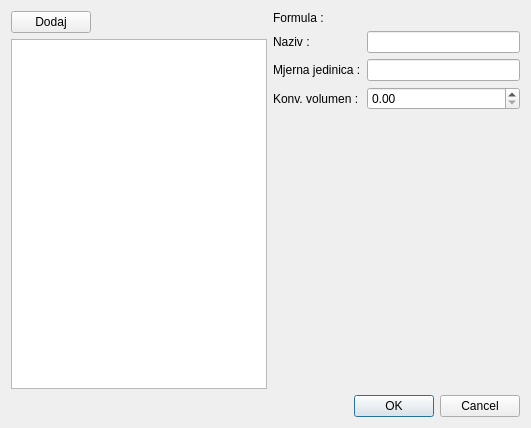
<?xml version="1.0" encoding="UTF-8"?>
<ui version="4.0">
 <class>Dialog</class>
 <widget class="QDialog" name="Dialog">
  <property name="geometry">
   <rect>
    <x>0</x>
    <y>0</y>
    <width>531</width>
    <height>428</height>
   </rect>
  </property>
  <property name="windowTitle">
   <string>Dialog</string>
  </property>
  <layout class="QVBoxLayout" name="verticalLayout">
   <item>
    <layout class="QHBoxLayout" name="horizontalLayout">
     <property name="margin">
      <number>0</number>
     </property>
     <item>
      <layout class="QVBoxLayout" name="verticalLayout_2">
       <property name="margin">
        <number>0</number>
       </property>
       <item>
        <layout class="QHBoxLayout" name="horizontalLayout_2">
         <property name="margin">
          <number>0</number>
         </property>
         <item>
          <widget class="QPushButton" name="pushButtonDodaj">
           <property name="text">
            <string>Dodaj</string>
           </property>
          </widget>
         </item>
         <item>
          <spacer name="horizontalSpacer">
           <property name="orientation">
            <enum>Qt::Horizontal</enum>
           </property>
           <property name="sizeHint" stdset="0">
            <size>
             <width>40</width>
             <height>20</height>
            </size>
           </property>
          </spacer>
         </item>
        </layout>
       </item>
       <item>
        <widget class="QListView" name="listViewKomponente">
         <property name="sizePolicy">
          <sizepolicy hsizetype="Preferred" vsizetype="Expanding">
           <horstretch>0</horstretch>
           <verstretch>0</verstretch>
          </sizepolicy>
         </property>
         <property name="minimumSize">
          <size>
           <width>200</width>
           <height>300</height>
          </size>
         </property>
        </widget>
       </item>
      </layout>
     </item>
     <item>
      <layout class="QGridLayout" name="gridLayout">
       <property name="margin">
        <number>0</number>
       </property>
       <item row="5" column="0">
        <spacer name="verticalSpacer">
         <property name="orientation">
          <enum>Qt::Vertical</enum>
         </property>
         <property name="sizeHint" stdset="0">
          <size>
           <width>20</width>
           <height>40</height>
          </size>
         </property>
        </spacer>
       </item>
       <item row="2" column="0">
        <widget class="QLabel" name="label_3">
         <property name="text">
          <string>Mjerna jedinica :</string>
         </property>
        </widget>
       </item>
       <item row="1" column="1">
        <widget class="QLineEdit" name="lineEditNaziv"/>
       </item>
       <item row="0" column="1">
        <widget class="QLabel" name="labelFormula">
         <property name="text">
          <string/>
         </property>
        </widget>
       </item>
       <item row="1" column="0">
        <widget class="QLabel" name="label_2">
         <property name="text">
          <string>Naziv :</string>
         </property>
        </widget>
       </item>
       <item row="0" column="0">
        <widget class="QLabel" name="label">
         <property name="text">
          <string>Formula :</string>
         </property>
        </widget>
       </item>
       <item row="2" column="1">
        <widget class="QLineEdit" name="lineEditJedinica"/>
       </item>
       <item row="3" column="0">
        <widget class="QLabel" name="label_4">
         <property name="text">
          <string>Konv. volumen :</string>
         </property>
        </widget>
       </item>
       <item row="3" column="1">
        <widget class="QDoubleSpinBox" name="doubleSpinBoxKv">
         <property name="maximum">
          <double>1000000.000000000000000</double>
         </property>
        </widget>
       </item>
      </layout>
     </item>
    </layout>
   </item>
   <item>
    <widget class="QDialogButtonBox" name="buttonBox">
     <property name="orientation">
      <enum>Qt::Horizontal</enum>
     </property>
     <property name="standardButtons">
      <set>QDialogButtonBox::Cancel|QDialogButtonBox::Ok</set>
     </property>
    </widget>
   </item>
  </layout>
 </widget>
 <resources/>
 <connections>
  <connection>
   <sender>buttonBox</sender>
   <signal>accepted()</signal>
   <receiver>Dialog</receiver>
   <slot>accept()</slot>
   <hints>
    <hint type="sourcelabel">
     <x>248</x>
     <y>254</y>
    </hint>
    <hint type="destinationlabel">
     <x>157</x>
     <y>274</y>
    </hint>
   </hints>
  </connection>
  <connection>
   <sender>buttonBox</sender>
   <signal>rejected()</signal>
   <receiver>Dialog</receiver>
   <slot>reject()</slot>
   <hints>
    <hint type="sourcelabel">
     <x>316</x>
     <y>260</y>
    </hint>
    <hint type="destinationlabel">
     <x>286</x>
     <y>274</y>
    </hint>
   </hints>
  </connection>
 </connections>
</ui>
